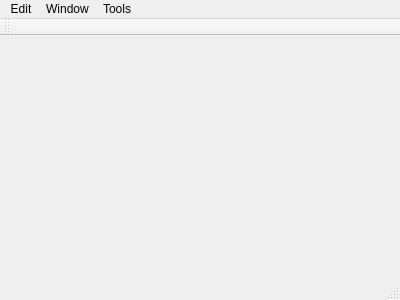
<?xml version="1.0" encoding="UTF-8"?>
<ui version="4.0">
 <class>MainWindow</class>
 <widget class="QMainWindow" name="MainWindow">
  <property name="geometry">
   <rect>
    <x>0</x>
    <y>0</y>
    <width>400</width>
    <height>300</height>
   </rect>
  </property>
  <property name="windowTitle">
   <string>MainWindow</string>
  </property>
  <widget class="QWidget" name="centralWidget"/>
  <widget class="QMenuBar" name="menuBar">
   <property name="geometry">
    <rect>
     <x>0</x>
     <y>0</y>
     <width>400</width>
     <height>26</height>
    </rect>
   </property>
   <widget class="QMenu" name="menuEdit">
    <property name="title">
     <string>Edit</string>
    </property>
    <addaction name="actionTrain"/>
    <addaction name="actionExtract"/>
    <addaction name="separator"/>
    <addaction name="actionMark_Cell"/>
    <addaction name="actionMark_Via"/>
    <addaction name="actionMark_NoVia"/>
    <addaction name="actionMark_Extract_Area"/>
    <addaction name="separator"/>
    <addaction name="actionLoad_Objects"/>
    <addaction name="actionClear_Objects"/>
    <addaction name="actionClear_Wire_Via"/>
   </widget>
   <widget class="QMenu" name="menuTools">
    <property name="title">
     <string>Tools</string>
    </property>
    <addaction name="actionMonkeyTest"/>
    <addaction name="actionGoTo"/>
    <addaction name="actionNextWarning"/>
   </widget>
   <widget class="QMenu" name="menuProject">
    <property name="title">
     <string>Window</string>
    </property>
    <addaction name="actionNew_View"/>
    <addaction name="actionClose_View"/>
    <addaction name="actionNext_View"/>
   </widget>
   <addaction name="menuEdit"/>
   <addaction name="menuProject"/>
   <addaction name="menuTools"/>
  </widget>
  <widget class="QToolBar" name="mainToolBar">
   <attribute name="toolBarArea">
    <enum>TopToolBarArea</enum>
   </attribute>
   <attribute name="toolBarBreak">
    <bool>false</bool>
   </attribute>
  </widget>
  <widget class="QStatusBar" name="statusBar"/>
  <action name="actionTrain">
   <property name="text">
    <string>Train</string>
   </property>
  </action>
  <action name="actionExtract">
   <property name="text">
    <string>Extract</string>
   </property>
  </action>
  <action name="actionMark_Cell">
   <property name="checkable">
    <bool>true</bool>
   </property>
   <property name="text">
    <string>Mark Cell</string>
   </property>
  </action>
  <action name="actionLoad_Objects">
   <property name="text">
    <string>Load Objects</string>
   </property>
  </action>
  <action name="actionMark_Extract_Area">
   <property name="checkable">
    <bool>true</bool>
   </property>
   <property name="text">
    <string>Mark Extract Area</string>
   </property>
  </action>
  <action name="actionClear_Objects">
   <property name="text">
    <string>Clear Objects</string>
   </property>
  </action>
  <action name="actionMonkeyTest">
   <property name="text">
    <string>MonkeyTest</string>
   </property>
  </action>
  <action name="actionNew_View">
   <property name="text">
    <string>New View</string>
   </property>
  </action>
  <action name="actionClose_View">
   <property name="text">
    <string>Close View</string>
   </property>
  </action>
  <action name="actionNext_View">
   <property name="text">
    <string>Next View</string>
   </property>
  </action>
  <action name="actionGoTo">
   <property name="text">
    <string>GoTo</string>
   </property>
  </action>
  <action name="actionNextWarning">
   <property name="text">
    <string>NextWarning</string>
   </property>
   <property name="shortcut">
    <string>F3</string>
   </property>
  </action>
  <action name="actionClear_Wire_Via">
   <property name="text">
    <string>Clear Wire&amp;Via</string>
   </property>
  </action>
  <action name="actionMark_Via">
   <property name="checkable">
    <bool>true</bool>
   </property>
   <property name="text">
    <string>Mark Via</string>
   </property>
  </action>
  <action name="actionMark_NoVia">
   <property name="checkable">
    <bool>true</bool>
   </property>
   <property name="text">
    <string>Mark NoVia</string>
   </property>
  </action>
 </widget>
 <layoutdefault spacing="6" margin="11"/>
 <resources/>
 <connections/>
</ui>
